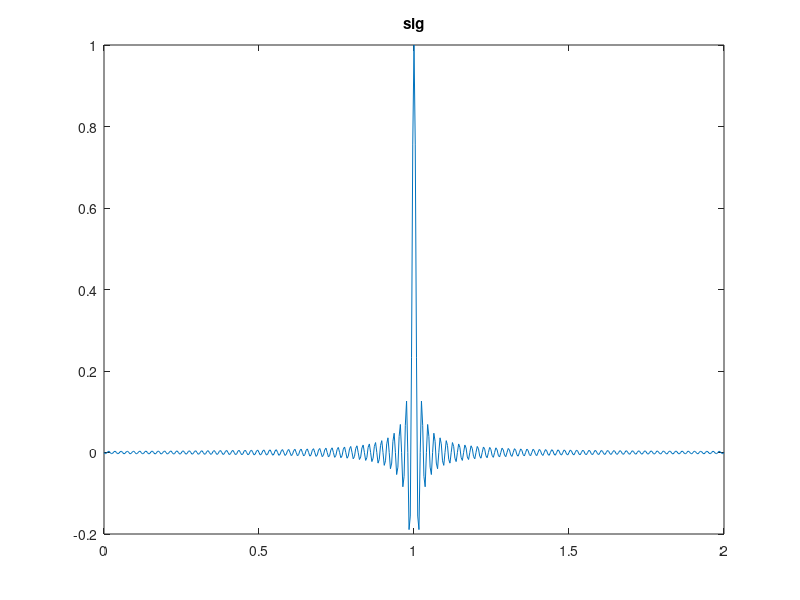
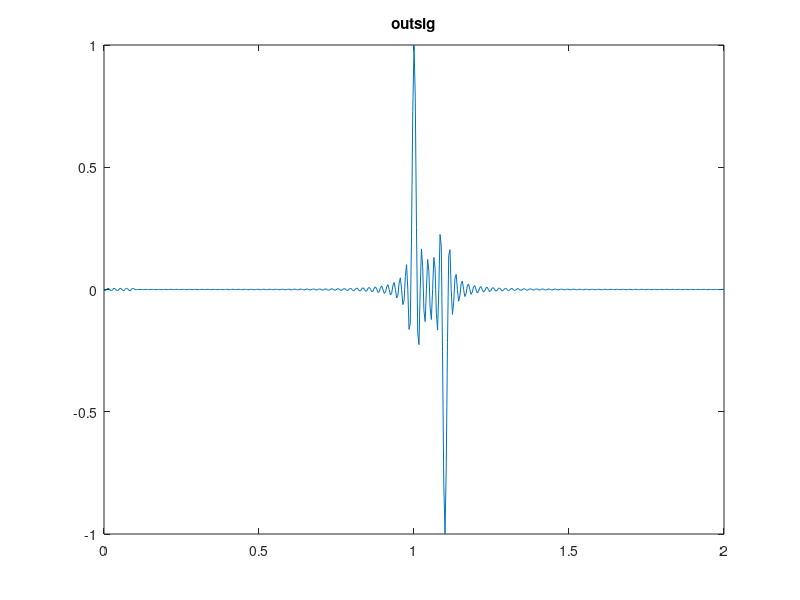

These figures' MATLAB source, in order:
clear all
close all
clc



%% Control parameters
vwater=1500;
recover_eps=0.15;
p_control=1.0;
ctr_n=1.1;
iter_cg=1000;
res=5.0;



%% Input data parameters
nx=240;
nt=501;
ntau=nt;
np=2001;

dt=0.004;
dx=12.5;
dtau=dt;
dp=2.0/(vwater*(np+1));
fp=-1.0/vwater+dp;
fx=100;


nf=nt;
nkx=nx;
df=1.0/((nt)*dt);
dkx=2.0*pi/((nx)*dx);


t=(0:dt:(nt-1)*dt)';
f=(0:df:(nf-1)*df)';
kx=dkx*[0:floor(nkx/2) -floor(nkx/2):-1]';
x=(fx:dx:fx+(nx-1)*dx)';
tau=(0:dtau:(ntau-1)*dtau)';
p=(fp:dp:-fp)';
omega=2.0*pi*f;


%% Prepare a wavelet
sig=sinc(100.0*(t-1.0));


% plot to see
figure();
plot(t,sig);
title('sig');



%% Generate ghosted signal
tau=0.1;
fsig=fft(sig);
foutsig=fsig.*(1.0 - exp(-1i.*omega*tau));
outsig=real(ifft(foutsig));


% Plot to see
figure();
plot(t,outsig);
title('outsig');






























